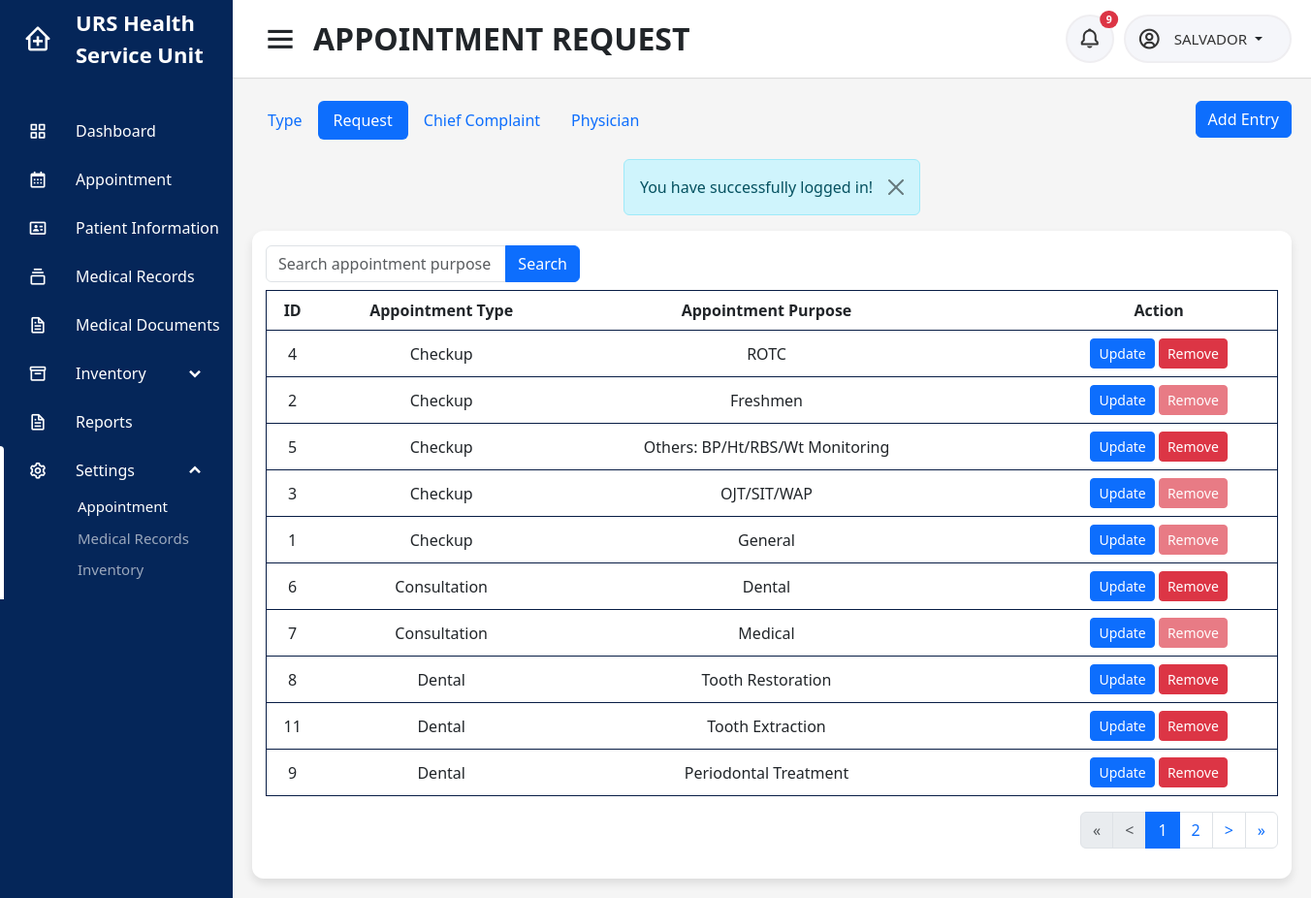
The page /users/nurse/apppurpose_set.php (signed in) on the database as committed earlier.
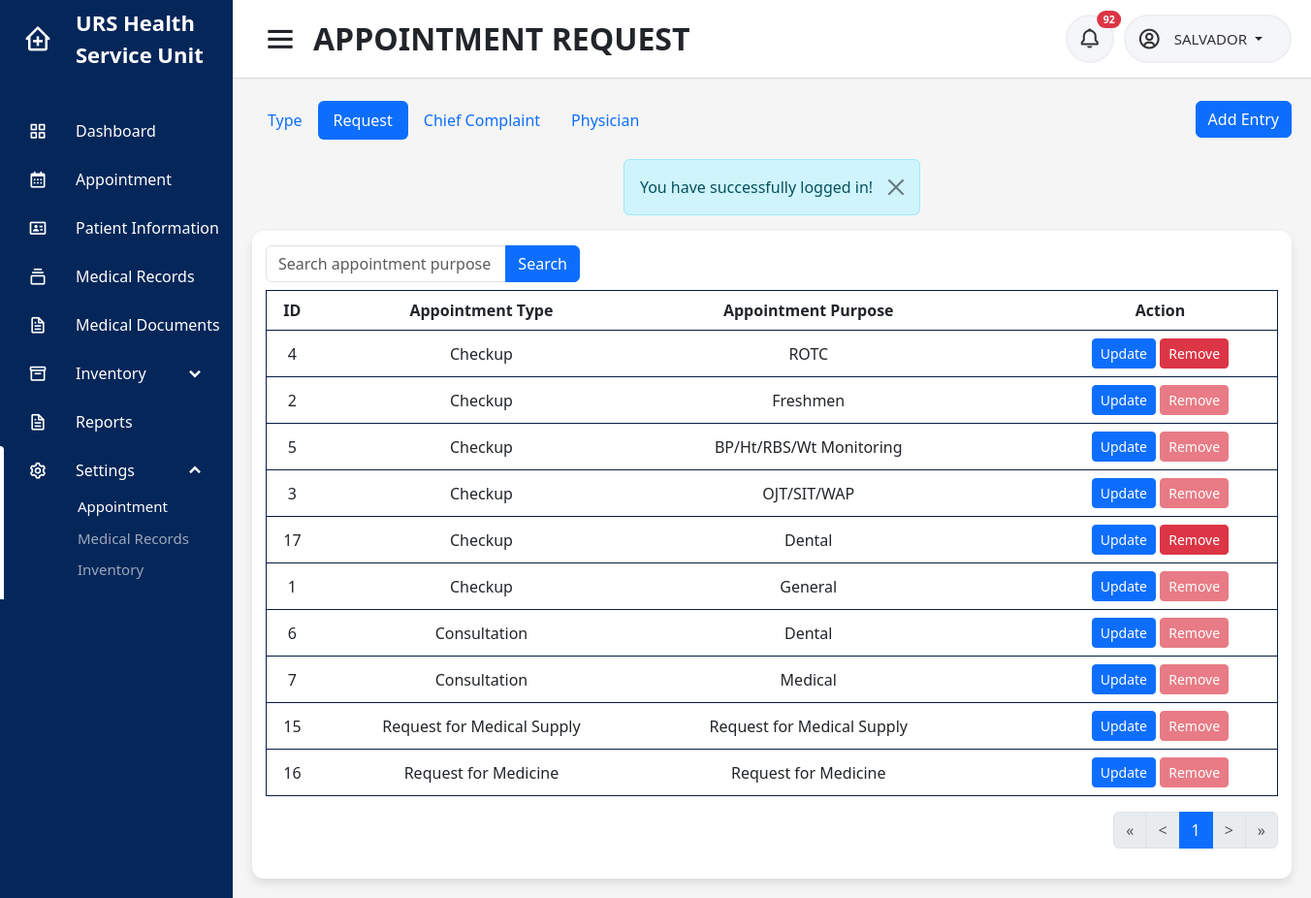
The same page on the database as committed later.
### tables this page shows
CREATE TABLE `appointment_purpose` (
  `id` int(11) NOT NULL,
  `type` int(11) NOT NULL,
  `purpose` varchar(45) NOT NULL
);

CREATE TABLE `appointment_type` (
  `id` int(11) NOT NULL,
  `type` varchar(45) NOT NULL
);

### users/nurse/modals/update_apppurpose_set_modal.php (called while the page is built, shortened)
<?php
include('connection.php');
$sql = "SELECT * FROM appointment_type ORDER BY type";
$result = mysqli_query($conn, $sql);
?>

### users/nurse/apppurpose_set.php (the view, shortened to what the changed rows need)
<?php
include('../../connection.php');
$userid = $_SESSION['userid'];
$campus = $_SESSION['campus'];
if (isset($_GET['apppurpose'])) {
    $apppurpose = isset($_GET['apppurpose']) ? $_GET['apppurpose'] : '';
    $whereClause = "";
    if ($apppurpose !== '') {
        $whereClause .= " WHERE purpose LIKE '%$apppurpose%'";
    }
    $sql_count = "SELECT COUNT(*) AS total_rows FROM appointment_purpose p INNER JOIN appointment_type t ON t.id=p.type $whereClause ORDER BY t.type";
} else {
    $sql_count = "SELECT COUNT(*) AS total_rows FROM appointment_purpose p INNER JOIN appointment_type t ON t.id=p.type ORDER BY t.type";
}
$count_result = $conn->query($sql_count);
if ($count_result) {
    $count_row = $count_result->fetch_assoc();
    $nr_of_rows = $count_row['total_rows'];
} else {
    echo "Error: " . $conn->error;
}
$rows_per_page = 10;
$page = isset($_GET['page']) ? $_GET['page'] : 1;
$start = ($page - 1) * $rows_per_page;
$pages = ceil($nr_of_rows / $rows_per_page);
$previous = $page - 1;
$next = $page + 1;
$start_loop = $page > 2 ? $page - 2 : 1;
$end_loop = $page < $pages - 2 ? $page + 2 : $pages;
?>
<!DOCTYPE html>
<html lang="en" dir="ltr">
<head>
    <?php include('../../includes/header.php'); ?>
</head>
<body id="<?php echo $id ?>">
    <section class="home-section">
        <nav>
            <div class="right-nav">
                <div class="notification-button">
                    <button type="button" class="btn btn-sm position-relative" onclick="window.location.href = 'notification'">
                        <i class='bx bx-bell'></i>
                        <?php
                        $sql = "SELECT au.id, au.user, au.campus, au.activity, au.datetime, au.status, ac.firstname, ac.middlename, ac.lastname, ac.campus, i.image FROM audit_trail au INNER JOIN account ac ON ac.accountid = au.user INNER JOIN patient_image i ON i.patient_id = au.user WHERE ((au.activity LIKE '%added a walk-in schedule%' AND au.activity LIKE '%$campus%') OR (au.activity LIKE '%cancelled a walk-in schedule%' AND au.activity LIKE '%$campus%') OR au.activity LIKE 'sent%' OR au.activity LIKE 'cancelled%' OR au.activity LIKE 'uploaded medical document%' OR au.activity LIKE '%expired%') AND au.status='unread' AND au.user != '$userid' ORDER BY au.datetime DESC";
                        $result = mysqli_query($conn, $sql);
                        if ($row = mysqli_num_rows($result)) {
                        ?>
                            <span class="position-absolute top-0 start-100 translate-middle badge rounded-pill bg-danger">
                                <?= $row ?>
                            </span>
                        <?php
                        }
                        ?>
                    </button>
                </div>
            </div>
        </nav>
        <div class="home-content">
            <div class="overview-boxes">
                        <?php include('modals/apppurpose_set_modal.php'); ?>
                <div class="content">
                    <div class="row">
                        <div class="col-sm-12">
                            <div class="table-responsive">
                                <table class="table">
                                    <thead class="head">
                                        <tr>
                                            <th>ID</th>
                                            <th>Appointment Type</th>
                                            <th>Appointment Purpose</th>
                                            <th></th>
                                            <th></th>
                                            <th></th>
                                            <th>Action</th>
                                    </thead>
                                    <tbody>
                                        <?php
                                        if (isset($_GET['apppurpose']) && $_GET['apppurpose'] != '') {
                                            $apppurpose = $_GET['apppurpose'];
                                            $count = 1;
                                            $sql = "SELECT p.id, t.type, p.purpose FROM appointment_purpose p INNER JOIN appointment_type t ON t.id=p.type WHERE purpose LIKE '%$apppurpose%' ORDER BY t.type LIMIT $start, $rows_per_page";
                                            $result = mysqli_query($conn, $sql);
                                        } else {
                                            $sql = "SELECT p.id, t.type, p.purpose FROM appointment_purpose p INNER JOIN appointment_type t ON t.id=p.type ORDER BY t.type LIMIT $start, $rows_per_page";
                                            $result = mysqli_query($conn, $sql);
                                        }
                                        if ($result) {
                                            if (mysqli_num_rows($result) > 0) {
                                                foreach ($result as $data) { ?>
                                                    <tr>
                                                        <td><?php echo $purpose = $data['id'] ?></td>
                                                        <td><?php echo $data['type']; ?></td>
                                                        <td><?php echo $data['purpose']; ?></td>
                                                        <td></td>
                                                        <td></td>
                                                        <td></td>
                                                        <td>
                                                            <button type="button" class="btn btn-primary btn-sm" data-bs-toggle="modal" data-bs-target="#updateapppurpose_set<?php echo $data['id']; ?>">Update</button>
                                                            <?php
                                                            $sql = "SELECT purpose FROM appointment WHERE purpose LIKE '%$purpose%'";
                                                            $result = mysqli_query($conn, $sql);
                                                            if (mysqli_num_rows($result) > 0) { ?>
                                                                <button type="button" class="btn btn-danger btn-sm" data-bs-toggle="modal" data-bs-target="#removeapppurpose_set<?php echo $data['id']; ?>" disabled>Remove</button>
                                                            <?php } else { ?>
                                                                <button type="button" class="btn btn-danger btn-sm" data-bs-toggle="modal" data-bs-target="#removeapppurpose_set<?php echo $data['id'] ?>">Remove</button>
                                                            <?php } ?>
                                                        </td>
                                                    </tr>
                                                <?php
                                                    include('modals/update_apppurpose_set_modal.php');
                                                }
                                            }
                                        }
                                        ?>
                                    </tbody>
                                </table>
                                <ul class="pagination justify-content-end">
                                    <?php
                                    if (mysqli_num_rows($result) > 0) : ?>
                                        <li class="page-item <?= $page == 1 ? 'disabled' : ''; ?>">
                                            <a class="page-link" href="?<?= isset($_GET['apppurpose']) ? 'apppurpose=' . $_GET['apppurpose'] . '&' : '' ?>page=<?= 1; ?>">&laquo;</a>
                                        </li>
                                        <li class="page-item <?php echo $page == 1 ? 'disabled' : ''; ?>">
                                            <a class="page-link" href="?<?= isset($_GET['apppurpose']) ? 'apppurpose=' . $_GET['apppurpose'] . '&' : '' ?>page=<?= $previous; ?>">&lt;</a>
                                        </li>
                                        <?php for ($i = $start_loop; $i <= $end_loop; $i++) : ?>
                                            <li class="page-item <?php echo $page == $i ? 'active' : ''; ?>">
                                                <a class="page-link" href="?<?= isset($_GET['apppurpose']) ? 'apppurpose=' . $_GET['apppurpose'] . '&' : '' ?>page=<?= $i; ?>"><?= $i; ?></a>
                                            </li>
                                        <?php endfor; ?>
                                        <li class="page-item <?php echo $page == $pages ? 'disabled' : ''; ?>">
                                            <a class="page-link" href="?<?= isset($_GET['apppurpose']) ? 'apppurpose=' . $_GET['apppurpose'] . '&' : '' ?>page=<?= $next; ?>">&gt;</a>
                                        </li>
                                        <li class="page-item <?php echo $page == $pages ? 'disabled' : ''; ?>">
                                            <a class="page-link" href="?<?= isset($_GET['apppurpose']) ? 'apppurpose=' . $_GET['apppurpose'] . '&' : '' ?>page=<?= $pages; ?>">&raquo;</a>
                                        </li>
                                    <?php endif; ?>
                                </ul>
                            </div>
                        </div>
                    </div>
                </div>
            </div>
        </div>
    </section>
</body>
</html>

Rows that differ between the two databases and show on the page:
removed appointment_purpose: id "8", type.type "Dental", purpose "Tooth Restoration"
removed appointment_purpose: id "11", type.type "Dental", purpose "Tooth Extraction"
removed appointment_purpose: id "9", type.type "Dental", purpose "Periodontal Treatment"
changed appointment_purpose id 5: purpose "Others: BP/Ht/RBS/Wt Monitoring" → "BP/Ht/RBS/Wt Monitoring"
added appointment_purpose: id "17", type.type "Checkup", purpose "Dental"
now on this page (row unchanged): appointment_purpose: id "15", type.type "Request for Medical Supply", purpose "Request for Medical Supply"
now on this page (row unchanged): appointment_purpose: id "16", type.type "Request for Medicine", purpose "Request for Medicine"
Other text that changed with them:
$row: "9" → "92"
list line gone: "2"
